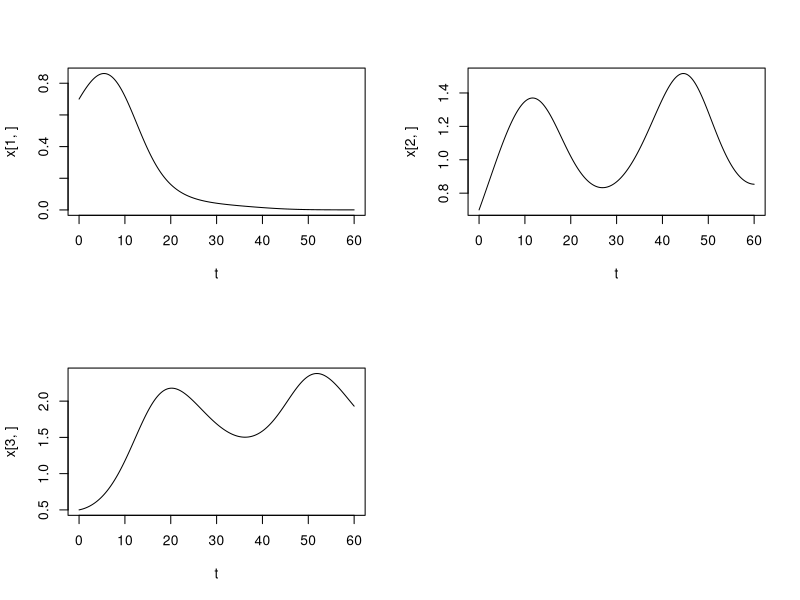
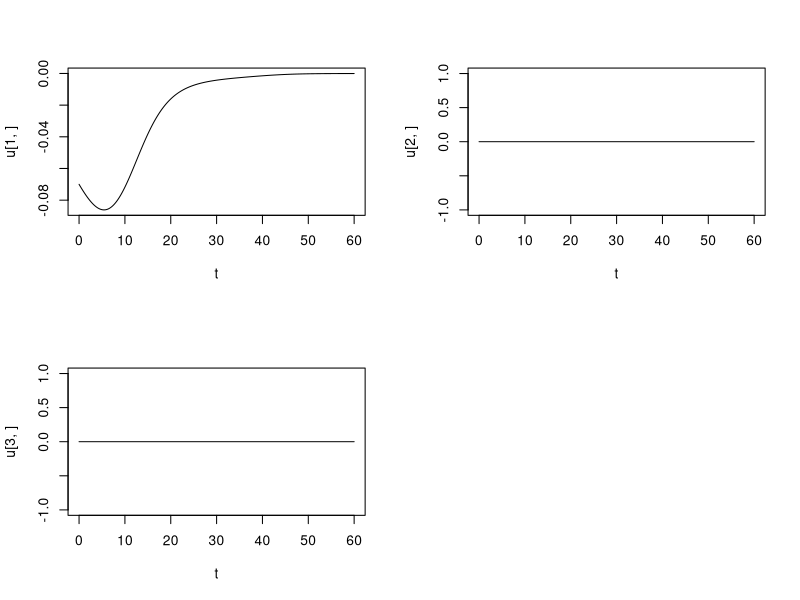
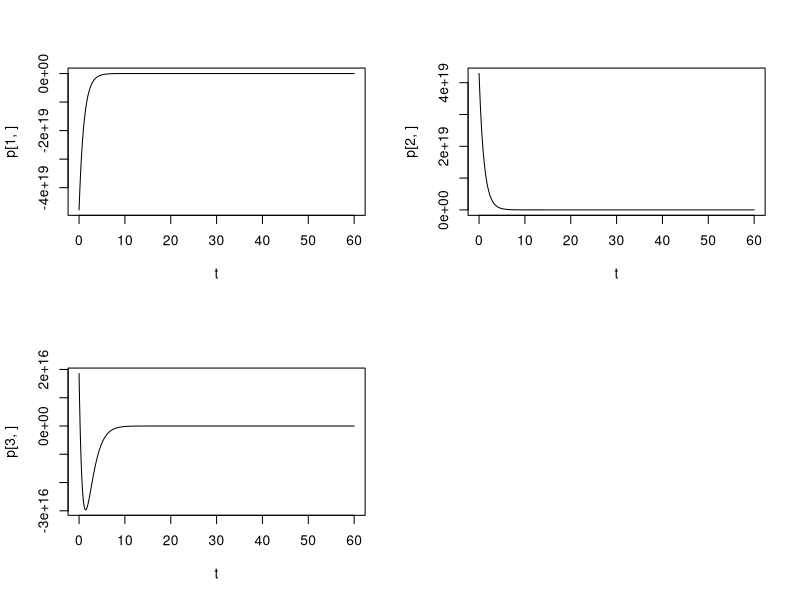

These charts were generated, in order, by the following R code:
del = .0001

t = seq(0,60,del)

np = length(t)

p = matrix(rep(c(1,0,0), np), nrow=3)

# intrinsic growth rates of two preys and predator population, respectively

ni = .2
w = .25
k = .15

# are positive constants meaning the contact rates per unit of time between prey-prey, predator-first prey and predator-second prey, 
#respectively

beta = .11
delta = .12
epsi = .13

A = c(.1, .2, .3)

GenXU <- function(p=0){
   x = matrix(rep(0,3*np), nrow=3)
   x1 = c(.7,.7,.5)
   x[,1] = x1

   for (i in 2:np){
      pp = p[,i]
      uu = -A*pp*x1
      c1 = ni - beta  * x1[2] - delta * x1[3] - A[1] * uu[1]
      c2 =  w - beta  * x1[1] - epsi  * x1[3] - A[2] * uu[2]
      c3 = -k + delta * x1[1] + epsi  * x1[2] - A[3] * uu[3]
      mat = matrix(c(c1,0,0,0,c2,0,0,0,c3), ncol=3)
      x2 = x1 + del * (mat %*% x1)
      x[,i] = x2
      x1 = x2
   }

   u = matrix(rep(0,3*np), nrow=3)
      
   for (i in 1:np){
      uu = -A*p[,i]*x[,i]
      u[,i] = uu
   }
   ret=list(x=x,u=u)
}

GenP <- function(x=0, u=0){
   p = matrix(rep(0,3*np), nrow=3)
   p2 = c(.5,.7,.7)
   p[,np] = p2
   cc = c(ni, w, k)

   for (i in (np-1):1){
      xx = x[,i+1]
      uu = u[,i+1]
      c1 = -1 + beta  * xx[2] + delta * xx[3] + A[1] * uu[1]
      c2 = -1 + beta  * xx[1] + epsi  * xx[3] + A[2] * uu[2]
      c3 =  1 - delta * xx[1] - epsi  * xx[2] + A[3] * uu[3]
      mat1 = matrix(c(c1,0,0,0,c2,0,0,0,c3), ncol=3)
      mat2 = matrix(c(0, beta*xx[1], delta*xx[1], beta*xx[2], 0, epsi*xx[2], -delta*xx[3], -epsi*xx[3],0), ncol=3)
      p1 = p2 - del*(cc * xx + (mat1 + mat2) %*% p2)
      p[,i] = p1
      p2 = p1
   }
   ret = p
}

R <- GenXU(p)

x = R$x
u = R$u

par(mfrow=c(2,2))

plot(t, x[1,], type='l')
plot(t, x[2,], type='l')
plot(t, x[3,], type='l')

par(mfrow=c(2,2))

plot(t, u[1,], type='l')
plot(t, u[2,], type='l')
plot(t, u[3,], type='l')

p <- GenP(x,u)

par(mfrow=c(2,2))
  
plot(t, p[1,], type='l')
plot(t, p[2,], type='l')
plot(t, p[3,], type='l')

